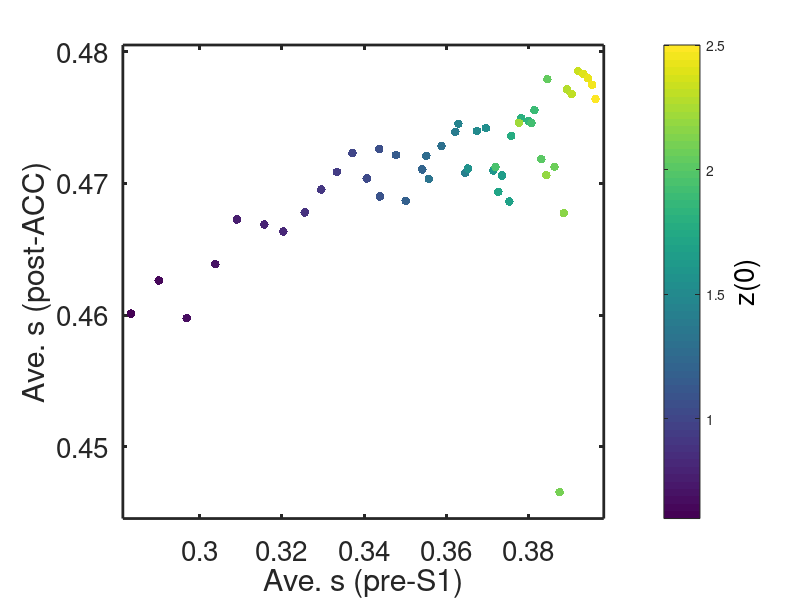

Source code (MATLAB): (Note: this script raises an error after producing the figure.)
% Fig 7D: correlation between preS1 and post ACC (spontaneous)
clear all 
close all
warning off 

global base T dt pre N

base = 2000; % baseline time length (at least 2000)
simul_t = 2500; % simulation time after baseline
T = simul_t+base; % Total simulation time in ms
dt = 0.1;    % Timestep for Euler's Method
N = T/dt; 
pre = (base+200)/dt:(1700+base)/dt;% time to present when plotting
noise=0;
plot_dynamics=0;
plot_comp_rs=0;
itr=50;
itrmin=0.6;
itrmax=2.5;
rep=1;

% load data OR calculate data

% load directly
data = load('cor_spon.mat');
xarr = data.xarr;
preS1 = data.preS1; 
postACC = data.postACC; 

% calculate data
% [xarr,recell,~] = trials('naive', 'spontaneous', 'no feedback', {'preS1','postACC'}, plot_dynamics,...
%     plot_comp_rs, itr, itrmin, itrmax, rep, noise);
% preS1 = recell{1}(:,1); postACC = recell{2}(:,1);

% plot
figure; hold on; box on; grid off;
scatter(preS1,postACC,40,xarr,'filled')
xlabel('Ave. s (pre-S1)'); ylabel('Ave. s (post-ACC)')
set(gca,'fontsize',20);set(gca,'linewidth',2)
axis([min(preS1)-0.002 max(preS1)+0.002 min(postACC)-0.002 max(postACC)+0.002])
h = colorbar;
set(get(h,'label'),'string','z(0)','fontsize',20); 
[rho,pval]=corr(preS1,postACC);
fprintf("the correlation is: %4.2f \n p value is: %4.4f \n",rho,pval)
% % % save('cor_spon.mat','xarr','preS1','postACC')